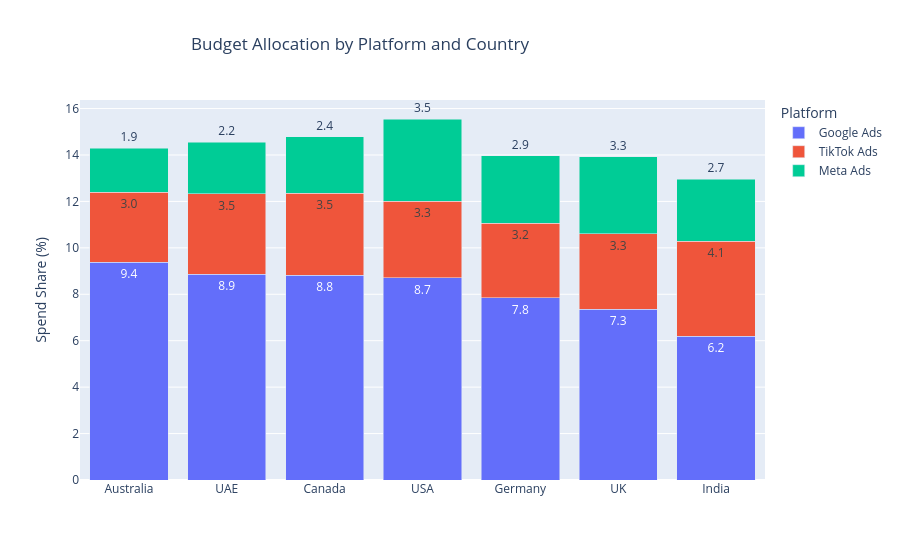

The notebook cell this image was saved under:
### Code cell
# stacked bar chart of budget allocation by platform and country
fig = px.bar(budget_df, x='country', y='spend_share', color='platform', barmode='stack', text='spend_share', title='Budget Allocation by Platform and Country')
fig.update_traces(texttemplate='%{text:.2s}', textposition='outside')
fig.update_layout(uniformtext_minsize=10, uniformtext_mode='hide', yaxis_title='Spend Share (%)',
                  xaxis_title='', legend_title='Platform', 
                  title={'text': 'Budget Allocation by Platform and Country', 'x': 0.4, 'xanchor': 'center'})
fig.show()

### Figure 1 — Plotly figure (JSON) as saved in the notebook; plotly's stock layout.template omitted (floating-point values rounded to 4 significant figures)
{"data": [{"hovertemplate": "platform=Google Ads<br>country=%{x}<br>spend_share=%{text}<extra></extra>", "legendgroup": "Google Ads", "marker": {"color": "#636efa", "pattern": {"shape": ""}}, "name": "Google Ads", "orientation": "v", "showlegend": true, "text": [9.39, 8.86, 8.81, 8.71, 7.84, 7.35, 6.19], "textposition": "outside", "texttemplate": "%{text:.2s}", "type": "bar", "x": ["Australia", "UAE", "Canada", "USA", "Germany", "UK", "India"], "xaxis": "x", "y": [9.39, 8.86, 8.81, 8.71, 7.84, 7.35, 6.19], "yaxis": "y"}, {"hovertemplate": "platform=TikTok Ads<br>country=%{x}<br>spend_share=%{text}<extra></extra>", "legendgroup": "TikTok Ads", "marker": {"color": "#EF553B", "pattern": {"shape": ""}}, "name": "TikTok Ads", "orientation": "v", "showlegend": true, "text": [4.1, 3.55, 3.47, 3.3, 3.25, 3.23, 3.0], "textposition": "outside", "texttemplate": "%{text:.2s}", "type": "bar", "x": ["India", "Canada", "UAE", "USA", "UK", "Germany", "Australia"], "xaxis": "x", "y": [4.1, 3.55, 3.47, 3.3, 3.25, 3.23, 3.0], "yaxis": "y"}, {"hovertemplate": "platform=Meta Ads<br>country=%{x}<br>spend_share=%{text}<extra></extra>", "legendgroup": "Meta Ads", "marker": {"color": "#00cc96", "pattern": {"shape": ""}}, "name": "Meta Ads", "orientation": "v", "showlegend": true, "text": [3.54, 3.32, 2.9, 2.66, 2.43, 2.21, 1.89], "textposition": "outside", "texttemplate": "%{text:.2s}", "type": "bar", "x": ["USA", "UK", "Germany", "India", "Canada", "UAE", "Australia"], "xaxis": "x", "y": [3.54, 3.32, 2.9, 2.66, 2.43, 2.21, 1.89], "yaxis": "y"}], "layout": {"barmode": "stack", "legend": {"title": {"text": "Platform"}, "tracegroupgap": 0}, "title": {"text": "Budget Allocation by Platform and Country", "x": 0.4, "xanchor": "center"}, "uniformtext": {"minsize": 10, "mode": "hide"}, "xaxis": {"anchor": "y", "domain": [0, 1], "title": {"text": ""}}, "yaxis": {"anchor": "x", "domain": [0, 1], "title": {"text": "Spend Share (%)"}}}}
